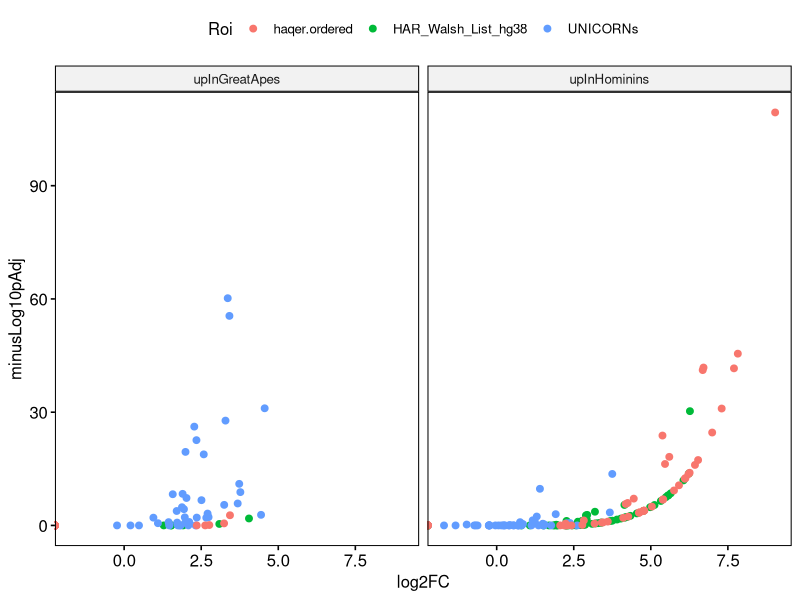
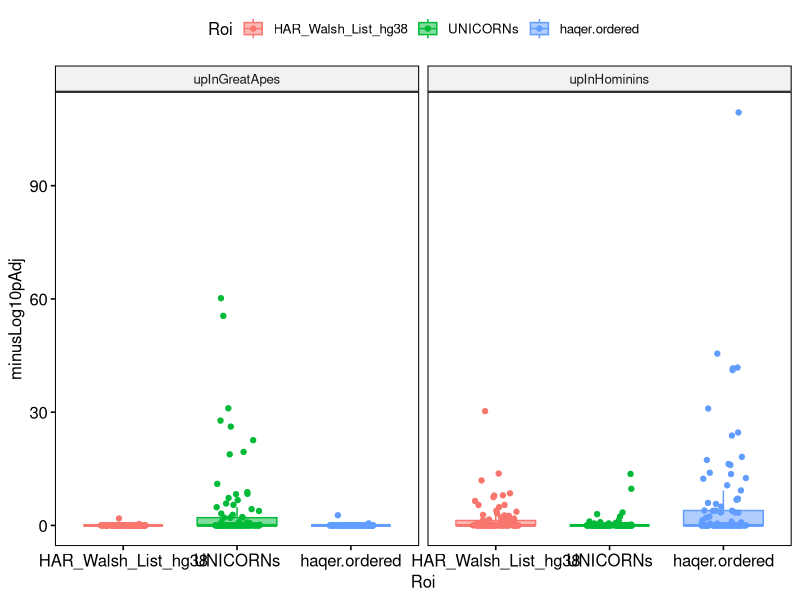
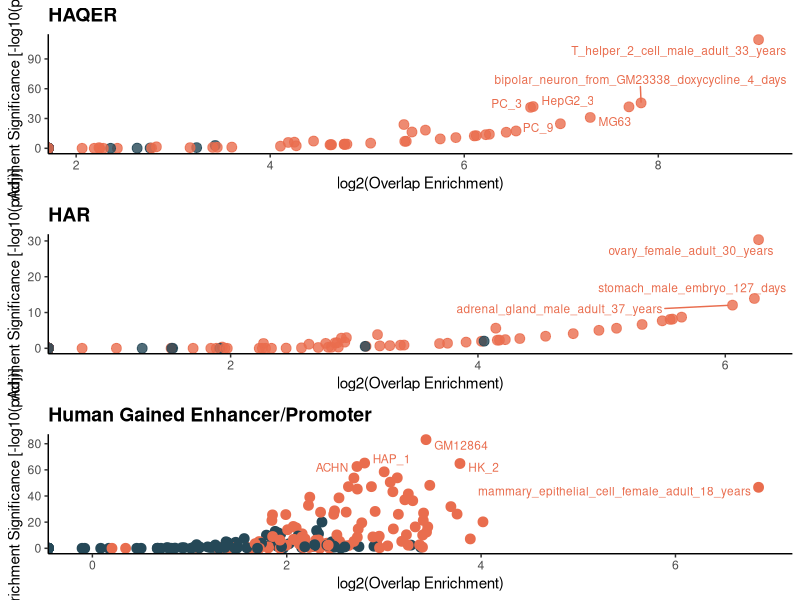
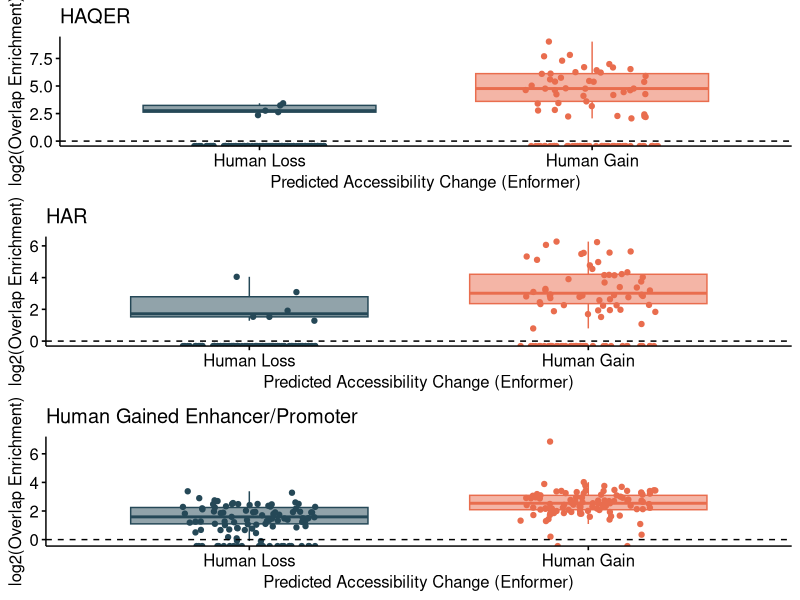
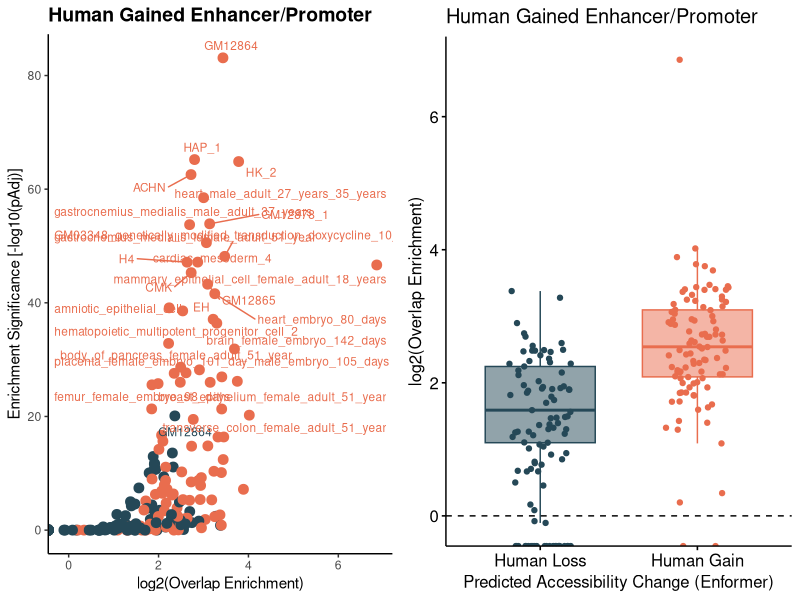
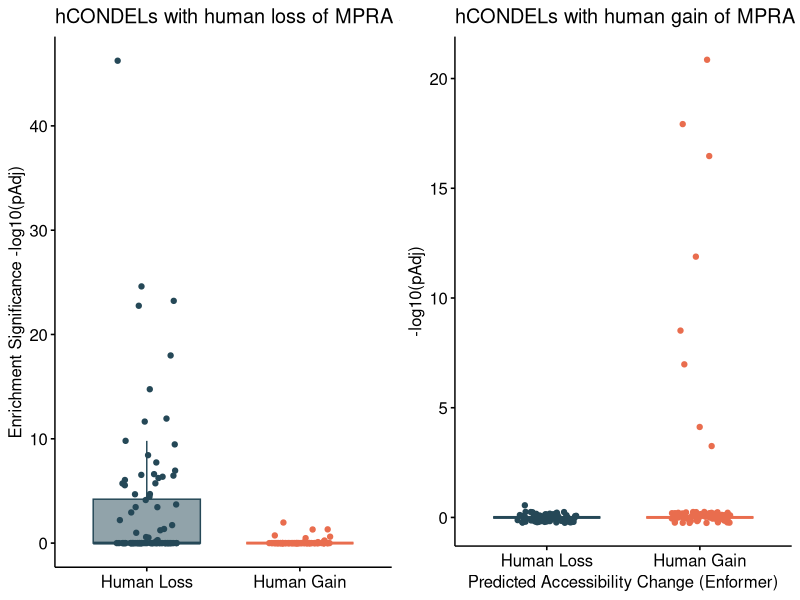
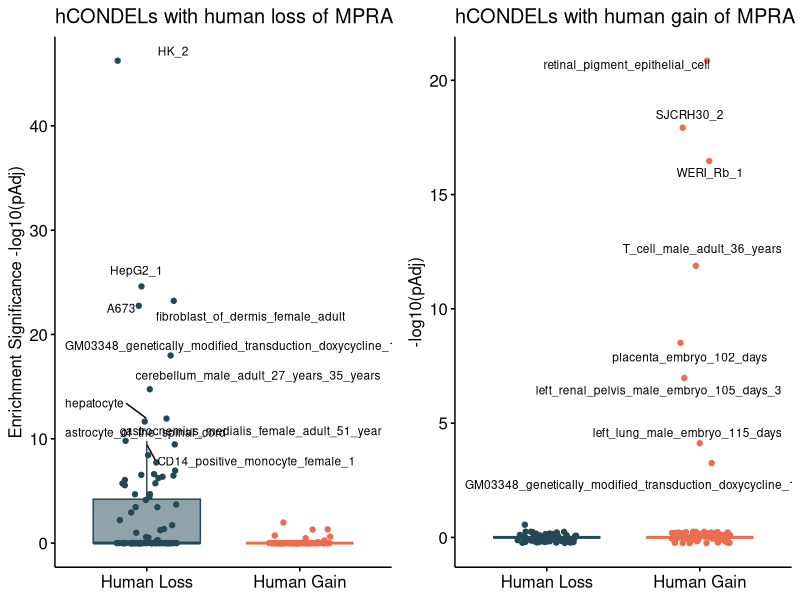
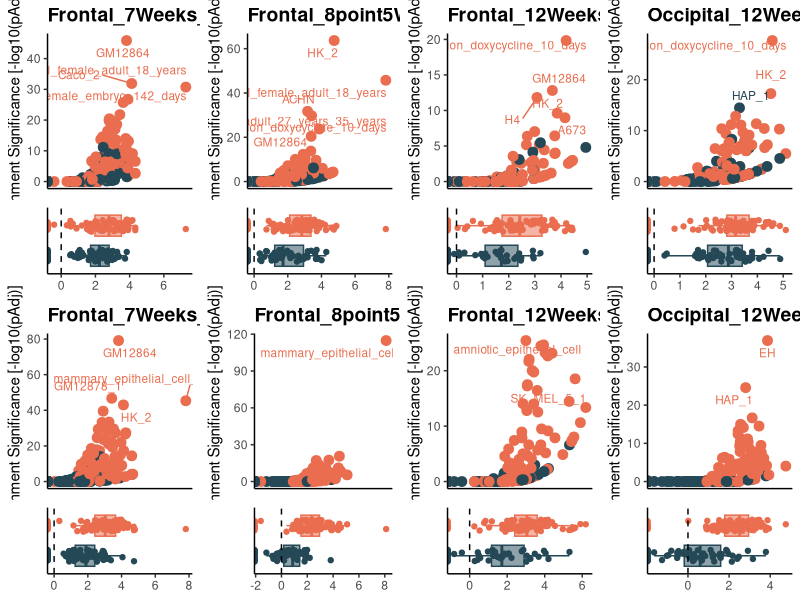

These charts were generated, in order, by the following R code:
library(ggpubr)
library(dplyr)
library(tidyr)
library(gridExtra)
library(ggrepel)

data <- read.csv("enrichments.Summary.txt", header=FALSE, sep="\t")
head(data)
data <- select(data, c("V2", "V3", "V9", "V10", "V11"))
head(data)
colnames(data) <- c("File1", "File2", "Enrich", "pEnrich", "pDeplete")
head(data)

data$rawP <- pmin(1, 2 * pmin(data$pEnrich, data$pDeplete))
head(data)
data$pAdj <- p.adjust(data$rawP, method = "fdr")
head(data)

data$minusLog10pAdj <- -log10(data$pAdj)
data$log2FC <- log2(data$Enrich)
data$Biosample <- sub(".*/(.*)\\..*\\.bed", "\\1", data$File1)
data$Status <- sub(".*/.*\\.(.*)\\.bed", "\\1", data$File1)
data$Roi <- sub(".*/(.*)\\.bed", "\\1", data$File2)

haqerPanel <- ggplot(subset(data, Roi == "haqer.ordered"), aes(x = log2FC, y = minusLog10pAdj, color = Status, label = Biosample)) +
  geom_point(alpha = 0.8, size = 3) +
  geom_text_repel(
    max.overlaps = 10,
    size = 3,
    box.padding = 0.3,
    point.padding = 0.3
  ) +
  scale_color_manual(values = c("downregulated" = "#254857", "upregulated" = "#e96d4e")) +  # Custom colors
  labs(
    x = "log2(Overlap Enrichment)",
    y = "Enrichment Significance [-log10(pAdj)]",
    title = "HAQER"
  ) +
  theme_classic() +
  theme(
    legend.title = element_blank(),
    legend.position = "none",
    plot.title = element_text(size = 14, face = "bold")
  )

harPanel <- ggplot(subset(data, Roi == "HAR_Walsh_List_hg38"), aes(x = log2FC, y = minusLog10pAdj, color = Status, label = Biosample)) +
  geom_point(alpha = 0.8, size = 3) +
  geom_text_repel(
    max.overlaps = 10,
    size = 3,
    box.padding = 0.3,
    point.padding = 0.3
  ) +
  scale_color_manual(values = c("downregulated" = "#254857", "upregulated" = "#e96d4e")) +  # Custom colors
  labs(
    x = "log2(Overlap Enrichment)",
    y = "Enrichment Significance [-log10(pAdj)]",
    title = "HAR"
  ) +
  theme_classic() +
  theme(
    legend.title = element_blank(),
    legend.position = "none",
    plot.title = element_text(size = 14, face = "bold")
  )

hgePanel <- ggplot(subset(data, Roi == "HGE_merged"), aes(x = log2FC, y = minusLog10pAdj, color = Status, label = Biosample)) +
  geom_point(alpha = 1, size = 3) +
  geom_text_repel(
    max.overlaps = 10,
    size = 3,
    box.padding = 0.3,
    point.padding = 0.3
  ) +
  scale_color_manual(values = c("downregulated" = "#254857", "upregulated" = "#e96d4e")) +  # Custom colors
  labs(
    x = "log2(Overlap Enrichment)",
    y = "Enrichment Significance [-log10(pAdj)]",
    title = "Human Gained Enhancer/Promoter"
  ) +
  theme_classic() +
  theme(
    legend.title = element_blank(),
    legend.position = "none",
    plot.title = element_text(size = 14, face = "bold")
  )

pdf("pdf/roiEnrichmentPlots.pdf", height=10, width=7)
grid.arrange(haqerPanel, harPanel, hgePanel)
dev.off()

haqerBox <- ggboxplot(subset(data, Roi == "haqer.ordered"), "Status", "log2FC", add="jitter", color="Status", fill="Status", alpha=0.5) + 
  scale_color_manual(values = c("downregulated" = "#254857", "upregulated" = "#e96d4e")) + 
  scale_fill_manual(values = c("downregulated" = "#254857", "upregulated" = "#e96d4e")) +
  scale_x_discrete(labels = c("downregulated" = "Human Loss", "upregulated" = "Human Gain")) +
  theme(legend.position="none")+
  geom_hline(yintercept=0, linetype="dashed")+
  labs(
    x="Predicted Accessibility Change (Enformer)",
    y="log2(Overlap Enrichment)",
    title = "HAQER"
  )

harBox <- ggboxplot(subset(data, Roi == "HAR_Walsh_List_hg38"), "Status", "log2FC", add="jitter", color="Status", fill="Status", alpha=0.5) + 
  scale_color_manual(values = c("downregulated" = "#254857", "upregulated" = "#e96d4e")) + 
  scale_fill_manual(values = c("downregulated" = "#254857", "upregulated" = "#e96d4e")) +
  scale_x_discrete(labels = c("downregulated" = "Human Loss", "upregulated" = "Human Gain")) +
  theme(legend.position="none")+
  geom_hline(yintercept=0, linetype="dashed")+
  labs(
    x="Predicted Accessibility Change (Enformer)",
    y="log2(Overlap Enrichment)",
    title = "HAR"
  )

hgeBox <- ggboxplot(subset(data, Roi == "HGE_merged"), "Status", "log2FC", add="jitter", color="Status", fill="Status", alpha=0.5) + 
  scale_color_manual(values = c("downregulated" = "#254857", "upregulated" = "#e96d4e")) + 
  scale_fill_manual(values = c("downregulated" = "#254857", "upregulated" = "#e96d4e")) +
  scale_x_discrete(labels = c("downregulated" = "Human Loss", "upregulated" = "Human Gain")) +
  theme(legend.position="none")+
  geom_hline(yintercept=0, linetype="dashed")+
  labs(
    x="Predicted Accessibility Change (Enformer)",
    y="log2(Overlap Enrichment)",
    title = "Human Gained Enhancer/Promoter"
  )

hge_data <- subset(data, Roi == "HGE_merged" & is.finite(log2FC))
wilcox.test(log2FC ~ Status, data = hge_data)

pdf("roiBoxPlots.pdf", height=8, width=5)
grid.arrange(haqerBox, harBox, hgeBox)
dev.off()

pdf("pdf/hgePanels.pdf", height=5, width=10)
grid.arrange(hgePanel, hgeBox, nrow=1)
dev.off()

a <- ggboxplot(
  subset(data, Roi == "allDown"), 
  "Status", "minusLog10pAdj", 
  fill = "Status", color = "Status", alpha = 0.5, add = "jitter"
) +
  theme(legend.position = "none") + 
  ylab("Enrichment Significance -log10(pAdj)") + 
  ggtitle("hCONDELs with human loss of MPRA activity") + 
  theme(axis.title.x = element_blank()) +
  scale_x_discrete(labels = c("downregulated" = "Human Loss", "upregulated" = "Human Gain")) +
  scale_fill_manual(values = c("downregulated" = "#254857", "upregulated" = "#e96d4e")) +
  scale_color_manual(values = c("downregulated" = "#254857", "upregulated" = "#e96d4e"))

b <- ggboxplot(
  subset(data, Roi == "allUp"), 
  "Status", "minusLog10pAdj", 
  fill = "Status", color = "Status", alpha = 0.5, add = "jitter"
) +
  theme(legend.position = "none") + 
  xlab("Predicted Accessibility Change (Enformer)") + 
  ylab("-log10(pAdj)") + 
  ggtitle("hCONDELs with human gain of MPRA activity") +
  scale_x_discrete(labels = c("downregulated" = "Human Loss", "upregulated" = "Human Gain")) +
  scale_fill_manual(values = c("downregulated" = "#254857", "upregulated" = "#e96d4e")) +
  scale_color_manual(values = c("downregulated" = "#254857", "upregulated" = "#e96d4e"))

pdf("pdf/hCondelValidation.pdf", height=4, width=8)
grid.arrange(a, b, nrow=1)
dev.off()

## labeled hCONDEL

library(ggrepel)

aLabeled <- ggboxplot(
  subset(data, Roi == "allDown"), 
  "Status", "minusLog10pAdj", 
  fill = "Status", color = "Status", alpha = 0.5, add = "jitter"
) +
  theme(legend.position = "none") + 
  ylab("Enrichment Significance -log10(pAdj)") + 
  ggtitle("hCONDELs with human loss of MPRA activity") + 
  theme(axis.title.x = element_blank()) +
  scale_x_discrete(labels = c("downregulated" = "Human Loss", "upregulated" = "Human Gain")) +
  scale_fill_manual(values = c("downregulated" = "#254857", "upregulated" = "#e96d4e")) +
  scale_color_manual(values = c("downregulated" = "#254857", "upregulated" = "#e96d4e")) +
  geom_text_repel(
    data = subset(data, Roi == "allDown" & minusLog10pAdj > 3), 
    aes(x = Status, y = minusLog10pAdj, label = Biosample),
    size = 3, box.padding = 0.5, max.overlaps = 10
  )

bLabeled <- ggboxplot(
  subset(data, Roi == "allUp"), 
  "Status", "minusLog10pAdj", 
  fill = "Status", color = "Status", alpha = 0.5, add = "jitter"
) +
  theme(legend.position = "none") + 
  xlab("Predicted Accessibility Change (Enformer)") + 
  ylab("-log10(pAdj)") + 
  ggtitle("hCONDELs with human gain of MPRA activity") +
  theme(axis.title.x = element_blank()) +
  scale_x_discrete(labels = c("downregulated" = "Human Loss", "upregulated" = "Human Gain")) +
  scale_fill_manual(values = c("downregulated" = "#254857", "upregulated" = "#e96d4e")) +
  scale_color_manual(values = c("downregulated" = "#254857", "upregulated" = "#e96d4e")) +
  geom_text_repel(
    data = subset(data, Roi == "allUp" & minusLog10pAdj > 3), 
    aes(x = Status, y = minusLog10pAdj, label = Biosample),
    size = 3, box.padding = 0.5, max.overlaps = 10
  )


pdf("pdf/hCondelValidationLabeled.pdf", height=4, width=8)
grid.arrange(aLabeled, bLabeled, nrow=1)
dev.off()



#### HGE Extended Figure ###
library(ggplot2)
library(ggpubr)
library(cowplot)
library(ggrepel)

makeVolcano <- function(data) {
  plot_title <- deparse(substitute(data))
  p <- ggplot(data, aes(x = log2FC, y = minusLog10pAdj, color = Status, label = Biosample)) +
    geom_point(alpha = 1, size = 3) +
    geom_text_repel(
      max.overlaps = 10,
      size = 3,
      box.padding = 0.3,
      point.padding = 0.3
    ) +
    scale_color_manual(values = c("downregulated" = "#254857", "upregulated" = "#e96d4e")) +  # Custom colors
    labs(
      x = NULL,  # Remove x-axis label for alignment
      y = "Enrichment Significance [-log10(pAdj)]",
      title = plot_title
    ) +
    theme_classic() +
    theme(
      legend.title = element_blank(),
      legend.position = "none",
      plot.title = element_text(size = 14, face = "bold"),
      axis.title.x = element_blank(),
      axis.text.x = element_blank(),
      axis.ticks.x = element_blank()
    )
  return(p)
}

makeBox <- function(data) {
  plot_title <- deparse(substitute(data))
  ggboxplot(data, "Status", "log2FC", add = "jitter", color = "Status", fill = "Status", alpha = 0.5) + 
    scale_color_manual(values = c("downregulated" = "#254857", "upregulated" = "#e96d4e")) + 
    scale_fill_manual(values = c("downregulated" = "#254857", "upregulated" = "#e96d4e")) +
    scale_x_discrete(labels = c("downregulated" = "Human Loss", "upregulated" = "Human Gain")) +
    theme_classic() +
    theme(
      legend.position = "none",
      axis.title.y = element_blank(),  # Remove y-axis label for alignment
      axis.text.y = element_blank(),
      axis.ticks.y = element_blank(),
      plot.title = element_blank()     # Remove title to avoid redundancy
    ) +
    geom_hline(yintercept = 0, linetype = "dashed") +
    labs(
      x = NULL,
      y = NULL
    ) + 
    coord_flip()
}

Frontal_12Weeks_Enhancer_data <- subset(data, Roi == "GSE63648_12Fpcw_ac_Hu_gain.hg38")
Frontal_8point5Weeks_Enhancer_data <- subset(data, Roi == "GSE63648_8_5pcw_ac_Hu_gain.hg38")
Frontal_7Weeks_Enhancer_data <- subset(data, Roi == "GSE63648_7pcw_ac_Hu_gain.hg38")
Occipital_12Weeks_Enhancer_data <- subset(data, Roi == "GSE63648_12Opcw_ac_Hu_gain.hg38")

Frontal_12Weeks_Promoter_data <- subset(data, Roi == "GSE63648_12Fpcw_me2_Hu_gain.hg38")
Frontal_8point5Weeks_Promoter_data <- subset(data, Roi == "GSE63648_8_5pcw_me2_Hu_gain.hg38")
Frontal_7Weeks_Promoter_data <- subset(data, Roi == "GSE63648_7pcw_me2_Hu_gain.hg38")
Occipital_12Weeks_Promoter_data <- subset(data, Roi == "GSE63648_12Opcw_me2_Hu_gain.hg38")


Frontal_12Weeks_Enhancer_volcano <- makeVolcano(Frontal_12Weeks_Enhancer_data)
Frontal_12Weeks_Enhancer_box <- makeBox(Frontal_12Weeks_Enhancer_data)

# Generate all volcano and box plots
Frontal_12Weeks_Enhancer_volcano <- makeVolcano(Frontal_12Weeks_Enhancer_data)
Frontal_12Weeks_Enhancer_box <- makeBox(Frontal_12Weeks_Enhancer_data)

Frontal_8point5Weeks_Enhancer_volcano <- makeVolcano(Frontal_8point5Weeks_Enhancer_data)
Frontal_8point5Weeks_Enhancer_box <- makeBox(Frontal_8point5Weeks_Enhancer_data)

Frontal_7Weeks_Enhancer_volcano <- makeVolcano(Frontal_7Weeks_Enhancer_data)
Frontal_7Weeks_Enhancer_box <- makeBox(Frontal_7Weeks_Enhancer_data)

Occipital_12Weeks_Enhancer_volcano <- makeVolcano(Occipital_12Weeks_Enhancer_data)
Occipital_12Weeks_Enhancer_box <- makeBox(Occipital_12Weeks_Enhancer_data)

Frontal_12Weeks_Promoter_volcano <- makeVolcano(Frontal_12Weeks_Promoter_data)
Frontal_12Weeks_Promoter_box <- makeBox(Frontal_12Weeks_Promoter_data)

Frontal_8point5Weeks_Promoter_volcano <- makeVolcano(Frontal_8point5Weeks_Promoter_data)
Frontal_8point5Weeks_Promoter_box <- makeBox(Frontal_8point5Weeks_Promoter_data)

Frontal_7Weeks_Promoter_volcano <- makeVolcano(Frontal_7Weeks_Promoter_data)
Frontal_7Weeks_Promoter_box <- makeBox(Frontal_7Weeks_Promoter_data)

Occipital_12Weeks_Promoter_volcano <- makeVolcano(Occipital_12Weeks_Promoter_data)
Occipital_12Weeks_Promoter_box <- makeBox(Occipital_12Weeks_Promoter_data)

Frontal_12Weeks_Enhancer_pair <- plot_grid(
  Frontal_12Weeks_Enhancer_volcano, Frontal_12Weeks_Enhancer_box,
  ncol = 1, align = "v", rel_heights = c(2, 1)
)

Frontal_8point5Weeks_Enhancer_pair <- plot_grid(
  Frontal_8point5Weeks_Enhancer_volcano, Frontal_8point5Weeks_Enhancer_box,
  ncol = 1, align = "v", rel_heights = c(2, 1)
)

Frontal_7Weeks_Enhancer_pair <- plot_grid(
  Frontal_7Weeks_Enhancer_volcano, Frontal_7Weeks_Enhancer_box,
  ncol = 1, align = "v", rel_heights = c(2, 1)
)

Occipital_12Weeks_Enhancer_pair <- plot_grid(
  Occipital_12Weeks_Enhancer_volcano, Occipital_12Weeks_Enhancer_box,
  ncol = 1, align = "v", rel_heights = c(2, 1)
)

Frontal_12Weeks_Promoter_pair <- plot_grid(
  Frontal_12Weeks_Promoter_volcano, Frontal_12Weeks_Promoter_box,
  ncol = 1, align = "v", rel_heights = c(2, 1)
)

Frontal_8point5Weeks_Promoter_pair <- plot_grid(
  Frontal_8point5Weeks_Promoter_volcano, Frontal_8point5Weeks_Promoter_box,
  ncol = 1, align = "v", rel_heights = c(2, 1)
)

Frontal_7Weeks_Promoter_pair <- plot_grid(
  Frontal_7Weeks_Promoter_volcano, Frontal_7Weeks_Promoter_box,
  ncol = 1, align = "v", rel_heights = c(2, 1)
)

Occipital_12Weeks_Promoter_pair <- plot_grid(
  Occipital_12Weeks_Promoter_volcano, Occipital_12Weeks_Promoter_box,
  ncol = 1, align = "v", rel_heights = c(2, 1)
)

final_grid <- plot_grid(
  Frontal_7Weeks_Enhancer_pair, Frontal_8point5Weeks_Enhancer_pair, Frontal_12Weeks_Enhancer_pair, Occipital_12Weeks_Enhancer_pair, 
  Frontal_7Weeks_Promoter_pair, Frontal_8point5Weeks_Promoter_pair, Frontal_12Weeks_Promoter_pair, Occipital_12Weeks_Promoter_pair, 
  ncol = 4,
  align = "hv"
)


pdf("pdf/hgeExtendedGrid.pdf", height=12, width=15)
final_grid
dev.off()

# perform T tests. Will add results to figure manually in illustrator
perform_t_test <- function(data) {
  data_filtered <- subset(data, is.finite(log2FC))  # Exclude -Inf and Inf values
  t_test_result <- t.test(log2FC ~ Status, data = data_filtered)
  return(t_test_result)
}

# Function to perform Wilcoxon rank-sum test (including -Inf values)
perform_wilcoxon_test <- function(data) {
  wilcox_test_result <- wilcox.test(log2FC ~ Status, data = data, exact = FALSE)  # exact=FALSE for large samples
  return(wilcox_test_result)
}

perform_wilcoxon_test(Frontal_12Weeks_Enhancer_data)
perform_wilcoxon_test(Frontal_8point5Weeks_Enhancer_data)
perform_wilcoxon_test(Frontal_7Weeks_Enhancer_data)
perform_wilcoxon_test(Occipital_12Weeks_Enhancer_data)

perform_wilcoxon_test(Frontal_12Weeks_Promoter_data)
perform_wilcoxon_test(Frontal_8point5Weeks_Promoter_data)
perform_wilcoxon_test(Frontal_7Weeks_Promoter_data)
perform_wilcoxon_test(Occipital_12Weeks_Promoter_data)








#### Plot HAQER/HAR/UNICORN Enrichments
library(dplyr)
library(ggpubr)
library(gridExtra)
data <- read.csv("enrichment.HaqerHarUnicorn.summary.txt", header=FALSE, sep="\t")
data <- select(data, c("V2", "V3", "V9", "V10", "V11"))
colnames(data) <- c("File1", "File2", "Enrich", "pEnrich", "pDeplete")
data$rawP <- pmin(1, 2 * pmin(data$pEnrich, data$pDeplete))
data$pAdj <- p.adjust(data$rawP, method = "fdr")
data$minusLog10pAdj <- -log10(data$pAdj)
data$log2FC <- log2(data$Enrich)
data$Biosample <- sub(".*/(.*)\\..*\\.bed", "\\1", data$File1)
data$Status <- sub(".*/.*\\.(.*)\\.bed", "\\1", data$File1)
data$Roi <- sub(".*/(.*)\\.bed", "\\1", data$File2)

ggscatter(data, x="log2FC", y="minusLog10pAdj", color="Roi", facet.by = "Status")
ggboxplot(data, x="Roi", y="minusLog10pAdj", color="Roi", fill="Roi", alpha=0.5, facet.by="Status", add="jitter")


data <- read.csv("unicornEnrichmentSummary.txt", header=FALSE, sep="\t")
data <- select(data, c("V2", "V3", "V9", "V10", "V11"))
colnames(data) <- c("File1", "File2", "Enrich", "pEnrich", "pDeplete")
data$rawP <- pmin(1, 2 * pmin(data$pEnrich, data$pDeplete))
data$pAdj <- p.adjust(data$rawP, method = "fdr")
data$minusLog10pAdj <- -log10(data$pAdj)
data$log2FC <- log2(data$Enrich)
data$Biosample <- sub(".*/(.*)\\..*\\.bed", "\\1", data$File1)
data$Status <- sub(".*/.*\\.(.*)\\.bed", "\\1", data$File1)
data$Roi <- sub(".*/(.*)\\.bed", "\\1", data$File2)

pdf("pdf/unicornRoiEnrichment.pdf", height=5, width=7)
ggplot(data, aes(
  x = Status, 
  y = Roi, 
  size = minusLog10pAdj, 
  fill = log2FC
)) +
  geom_point(shape = 21, color = "black", alpha = 0.7) +  # Bubbles with outline
  scale_size_continuous(name = "-log10(FDR-adjusted p)", range = c(2, 10)) +
  scale_fill_gradient2(
    low = "blue", mid = "white", high = "red", 
    midpoint = 0, name = "log2(Enrichment)"
  ) +
  labs(
    x = "Accessibility Status", 
    y = "Region of Interest (ROI)", 
    title = "Enrichment for Regions of Evolutionary Interest"
  ) +
  theme_classic() +
  theme(
    legend.position = "right",
    axis.text.x = element_text(angle = 45, hjust = 1, size = 10),
    axis.text.y = element_text(size = 10),
    plot.title = element_text(size = 14, face = "bold"),
    legend.title = element_text(face = "bold")
  ) +
  guides(
    size = guide_legend(order = 1),
    fill = guide_colorbar(order = 2)
  )
dev.off()

pdf("pdf/unlabeled.unicornRoiEnrichment.pdf", height=1.5, width=1.5)
ggplot(data, aes(
  x = Status, 
  y = Roi, 
  size = minusLog10pAdj, 
  fill = log2FC
)) +
  geom_point(shape = 21, color = "black", alpha = 0.7) +  # Bubbles with outline
  scale_size_continuous(name = "-log10(FDR-adjusted p)", range = c(2, 10)) +
  scale_fill_gradient2(
    low = "blue", mid = "white", high = "red", 
    midpoint = 0, name = "log2(Enrichment)"
  ) +
  theme_classic() +
  theme(
    legend.position = "none",
    axis.text.x = element_blank(),
    axis.text.y = element_blank(),
    plot.title = element_blank(),
    legend.title = element_blank(),
    axis.title.x=element_blank(),
    axis.title.y=element_blank(),
  ) +
  guides(
    size = guide_legend(order = 1),
    fill = guide_colorbar(order = 2)
  )
dev.off()
